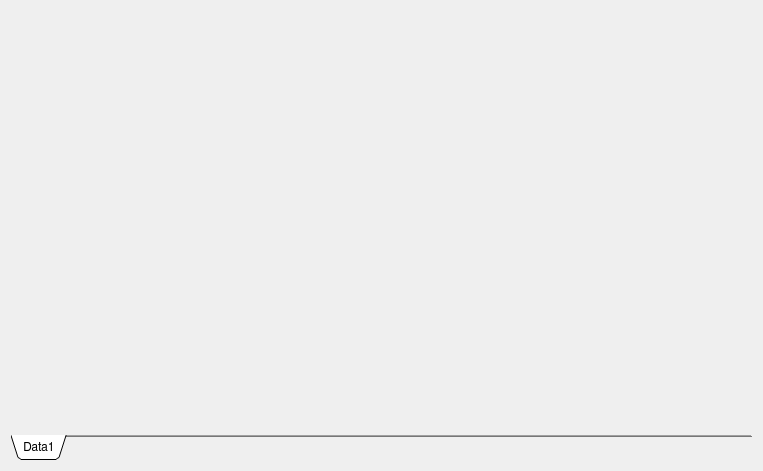
<?xml version="1.0" encoding="UTF-8"?>
<ui version="4.0">
 <class>Form</class>
 <widget class="QWidget" name="Form">
  <property name="geometry">
   <rect>
    <x>0</x>
    <y>0</y>
    <width>763</width>
    <height>471</height>
   </rect>
  </property>
  <property name="windowTitle">
   <string>Form</string>
  </property>
  <layout class="QVBoxLayout" name="verticalLayout">
   <item>
    <widget class="QTabWidget" name="data_frame">
     <property name="font">
      <font>
       <family>FreeSans</family>
      </font>
     </property>
     <property name="contextMenuPolicy">
      <enum>Qt::NoContextMenu</enum>
     </property>
     <property name="tabPosition">
      <enum>QTabWidget::South</enum>
     </property>
     <property name="tabShape">
      <enum>QTabWidget::Triangular</enum>
     </property>
     <property name="currentIndex">
      <number>0</number>
     </property>
     <property name="iconSize">
      <size>
       <width>16</width>
       <height>16</height>
      </size>
     </property>
     <property name="elideMode">
      <enum>Qt::ElideNone</enum>
     </property>
     <property name="documentMode">
      <bool>true</bool>
     </property>
     <property name="tabsClosable">
      <bool>false</bool>
     </property>
     <property name="movable">
      <bool>true</bool>
     </property>
     <widget class="QWidget" name="Data1">
      <attribute name="title">
       <string>Data1</string>
      </attribute>
     </widget>
    </widget>
   </item>
  </layout>
 </widget>
 <resources/>
 <connections/>
</ui>
